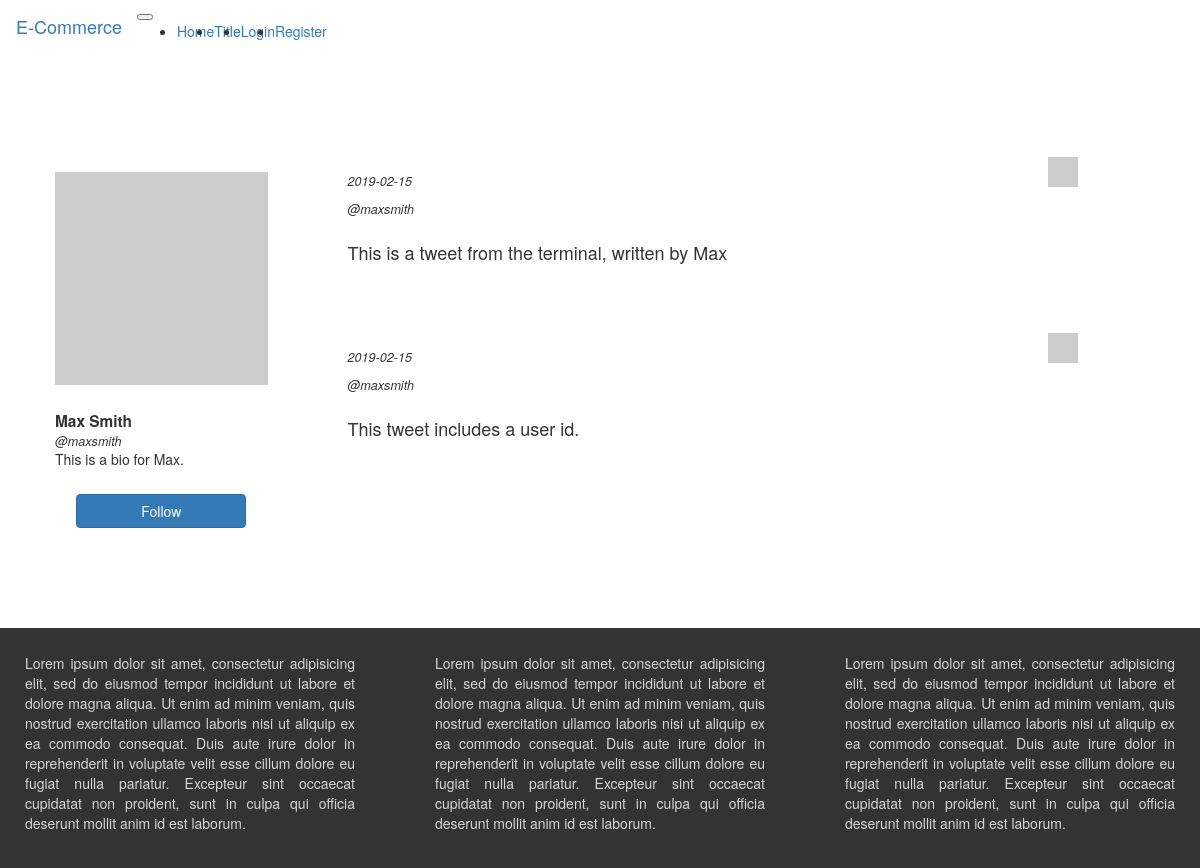
The app's page /posts/maxsmith with its own data.
### app/models.py (models this page shows, shortened)
class User(db.Model, UserMixin):
    id = db.Column(db.Integer, primary_key=True)
    first_name = db.Column(db.String(50))
    last_name = db.Column(db.String(50))
    age = db.Column(db.Integer)
    bio = db.Column(db.String(150))
    url = db.Column(db.String(150))
    username = db.Column(db.String(30), unique=True, index=True)
    email = db.Column(db.String(120), unique=True)
    password_hash = db.Column(db.String(256))
    posts = db.relationship('Post', backref=db.backref('user', lazy='joined'))

class Post(db.Model):
    post_id = db.Column(db.Integer, primary_key=True)
    user_id = db.Column(db.Integer, db.ForeignKey('user.id'))
    tweet = db.Column(db.String(140))
    date_posted = db.Column(db.DateTime, default=datetime.now().date())

### app/routes.py (the view)
@login_required
@app.route('/posts/<username>', methods=['GET', 'POST'])
def posts(username):
    form = PostForm()
    person = User.query.filter_by(username=username).first()
    if form.validate_on_submit():
        tweet = form.tweet.data
        post = Post(tweet=tweet, user_id=current_user.id)
        db.session.add(post)
        db.session.commit()
        return redirect(url_for('posts', username=username))
    return render_template('posts.html', person=person, title='Posts', form=form, username=username)

### app/templates/posts.html (shortened to what this page needs)
{% extends 'base.html' %}
{% import 'bootstrap/wtf.html' as wtf %}
{% block app_content %}
  <div class="container top-margin-lg">
    <div class="row">
      <div class="col-md-3">
        <div class="card">
          <div class="card-img-top">
            <img src="{{ person.url }}" alt="Profile Image" class="product-img">
          </div>
          <div class="card-title">{{ person.first_name }} {{ person.last_name }}</div>
          <div class="card-subtitle">@{{ person.username }}</div>
          <div class="card-text">
            <p>{{ person.bio }}</p>
          </div>
          <button class="btn btn-primary">Follow</button>
        </div>
      </div>
      <div class="col-md-8 offset-md-1">
        {% for post in person.posts %}
          <div class="row top-margin-sm">
            <div class="col-md-12">
              <div class="card">
                <img src="http://placehold.it/30x30" alt="Profile Image" class="prof_pic">
                <p class="card-subtitle">{{ post.date_posted.date() }}</p>
                <p class="card-subtitle">@{{ person.username }}</p>
                <h4>{{ post.tweet }}</h4>
              </div>
            </div>
          </div>
        {% endfor %}
      </div>
    </div>
  </div>
{% endblock %}

### app/static/css/main.css (style rules this page uses)
body { overflow-x: hidden; }
.top-margin-lg { margin-top: 50px; }
.top-margin-sm { margin-top: 25px; }
.card { padding: 25px; }
.product-img { display: block; margin: 25px auto; width: 100%; }
.card-title { font-weight: bold; font-size: 110%; }
.card-subtitle { font-style: italic; font-size: 90%; }
.card>button { display: block; margin: 25px auto; width: 80%; }
.prof_pic { width: 30px; height: 30px; margin-bottom: 10px; float: right; position: absolute; top: 10px; right: 10px; }
.card>h4 { padding-top: 15px; }

### records on screen
User: first_name "Max", last_name "Smith", username "maxsmith", bio "This is a bio for Max."
Post: date_posted "2019-02-15", tweet "This is a tweet from the terminal, written by Max"
Post: date_posted "2019-02-15", tweet "This tweet includes a user id."
